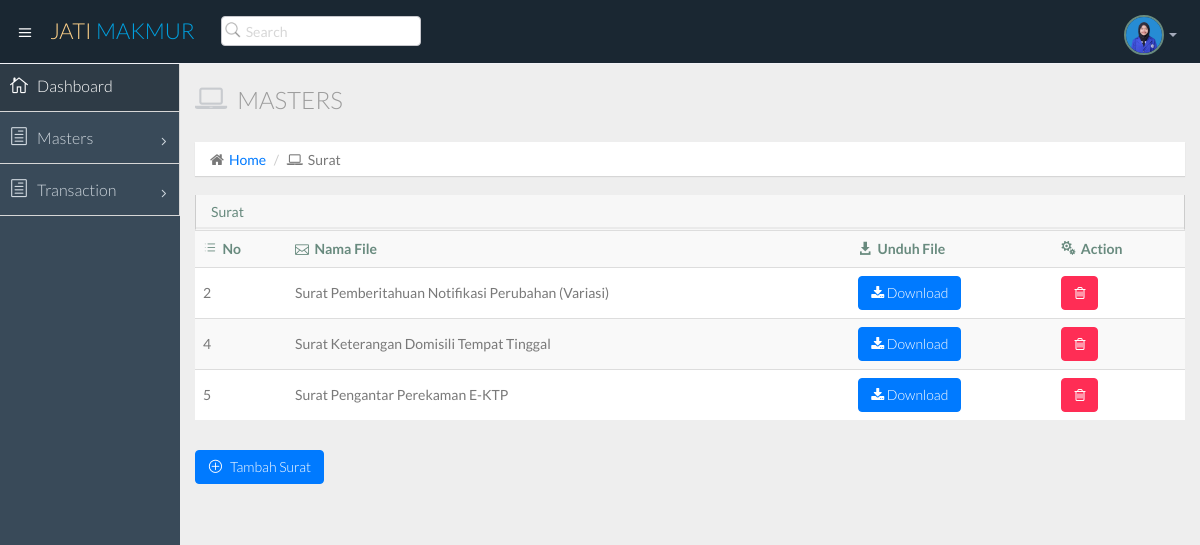
The page /assets/index.php?page=surat on the database its author committed.
### tables this page shows
CREATE TABLE `surat_file` (
  `id` int(11) NOT NULL,
  `name` varchar(200) NOT NULL,
  `file` varchar(500) NOT NULL
);

### assets/display_surat.php (the view)
<!DOCTYPE html>
<html>
	<head>
		<link rel="stylesheet" href="https://cdnjs.cloudflare.com/ajax/libs/font-awesome/4.7.0/css/font-awesome.min.css">
    </head>
</html>
<div class="row">
				<div class="col-lg-12">
					<h3 class="page-header"><i class="fa fa-laptop"></i> Masters</h3>
					<ol class="breadcrumb">
						<li><i class="fa fa-home"></i><a href="index.php">Home</a></li>
						<li><i class="fa fa-laptop"></i>Surat</li>
					</ol>
				</div>
			</div>
			  <div class="row">
                  <div class="col-lg-12">
                      <section class="panel">
                          <header class="panel-heading">
                              Surat
                          </header>
                            <table class="table table-striped table-advance table-hover">
                            <tbody style="margin-left: -20px;">
                              <tr>
                                 <th><i class="icon_ul"></i>&nbsp;&nbsp;No</th>
                                 <th><i class="icon_mail_alt"></i>&nbsp;&nbsp;Nama File</th>
                                 <th><i class="icon_download"></i>&nbsp;&nbsp;Unduh File</th>
                                 <th><i class="icon_cogs"></i>&nbsp;&nbsp;Action</th>
                              </tr>
                              <?php
                                require 'koneksi.php';
                                $row = $conn->query("SELECT * FROM surat_file") or die(mysqli_error());
                                while($fetch = $row->fetch_array()){
                                $file_id=$fetch['id'];
                                ?>
                                <tr>
                                    <?php
                                    $name = explode('/', $fetch['file']);
                                    ?>
                                    <td><?php echo $fetch['id']?></td>
                                    <td><?php echo $fetch['name']?></td>
                                    <td><a href="download_surat.php?file=<?php echo $name[1]?>" class="btn btn-primary"><span class="fa fa-download"></span> Download</a></td>
                                    <td>
                                    <div class="btn-group">
                                        <a class="btn btn-danger" href="index.php?page=delete_surat&id=<?php echo $file_id;?>"><i class="fa fa-trash-o"></i></a>
                                    </div>
                                    </td>
                                </tr>
                              <?php } ?>
		                    </tbody>
                            </table>
                        </section>
					  <a class="btn btn-primary" href="index.php?page=input_surat&id=<?php echo $file_id;?>"><i class="icon_plus_alt2"></i>&nbsp;&nbsp;&nbsp;Tambah Surat</a>
                  </div>
              </div>

### rows shown on the page
surat_file: id "2", name "Surat Pemberitahuan Notifikasi Perubahan (Variasi)"
surat_file: id "4", name "Surat Keterangan Domisili Tempat Tinggal"
surat_file: id "5", name "Surat Pengantar Perekaman E-KTP"
